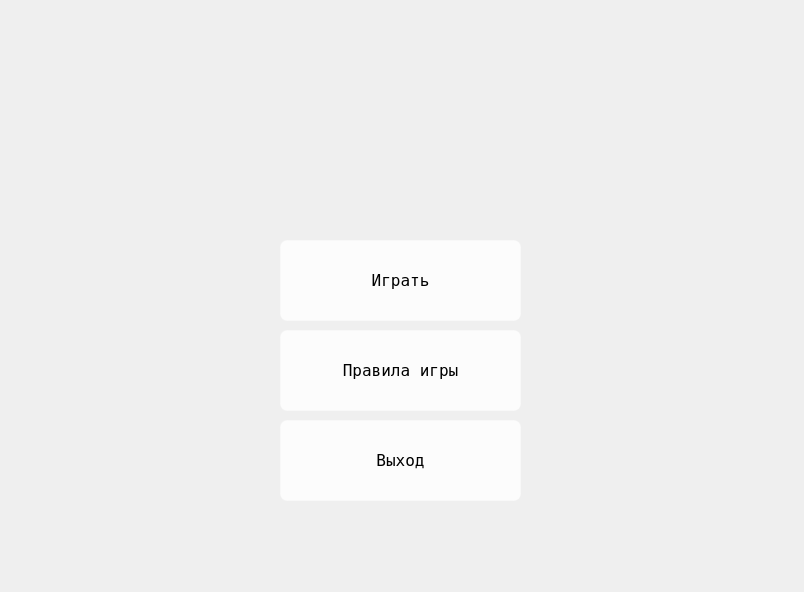
<?xml version="1.0" encoding="UTF-8"?>
<ui version="4.0">
 <class>MainWindow</class>
 <widget class="QMainWindow" name="MainWindow">
  <property name="geometry">
   <rect>
    <x>0</x>
    <y>0</y>
    <width>804</width>
    <height>592</height>
   </rect>
  </property>
  <property name="windowTitle">
   <string>Переливание</string>
  </property>
  <widget class="QWidget" name="centralwidget">
   <widget class="QPushButton" name="pushButton">
    <property name="geometry">
     <rect>
      <x>280</x>
      <y>240</y>
      <width>241</width>
      <height>81</height>
     </rect>
    </property>
    <property name="font">
     <font>
      <family>Fixedsys</family>
      <pointsize>12</pointsize>
      <weight>50</weight>
      <italic>false</italic>
      <bold>false</bold>
      <underline>false</underline>
      <strikeout>false</strikeout>
      <kerning>true</kerning>
     </font>
    </property>
    <property name="styleSheet">
     <string notr="true">QPushButton {
color: black;
background-color: rgba(255,255,255,200);
border: 1px solid rgba(255,255,255,70);
border-radius: 7px;
}
QPushButton:hover{
background-color: rgba(255,255,205,70);
}
QPushButton:pressed{
background-color: rgba(255,255,245,80);
}
</string>
    </property>
    <property name="text">
     <string>Играть</string>
    </property>
   </widget>
   <widget class="QPushButton" name="pushButton_2">
    <property name="geometry">
     <rect>
      <x>280</x>
      <y>330</y>
      <width>241</width>
      <height>81</height>
     </rect>
    </property>
    <property name="font">
     <font>
      <family>Fixedsys</family>
      <pointsize>12</pointsize>
     </font>
    </property>
    <property name="styleSheet">
     <string notr="true">QPushButton {
color: black;
background-color: rgba(255,255,255,200);
border: 1px solid rgba(255,255,255,70);
border-radius: 7px;
}
QPushButton:hover{
background-color: rgba(255,255,205,70);
}
QPushButton:pressed{
background-color: rgba(255,255,245,80);
}
</string>
    </property>
    <property name="text">
     <string>Правила игры</string>
    </property>
   </widget>
   <widget class="QLabel" name="label">
    <property name="geometry">
     <rect>
      <x>-6</x>
      <y>-5</y>
      <width>811</width>
      <height>611</height>
     </rect>
    </property>
    <property name="text">
     <string/>
    </property>
    <property name="pixmap">
     <pixmap>icons/b94371ba97483cbfa1643d7905f3b01b.jpg</pixmap>
    </property>
    <property name="scaledContents">
     <bool>true</bool>
    </property>
   </widget>
   <widget class="QPushButton" name="pushButton_3">
    <property name="geometry">
     <rect>
      <x>280</x>
      <y>420</y>
      <width>241</width>
      <height>81</height>
     </rect>
    </property>
    <property name="font">
     <font>
      <family>Fixedsys</family>
      <pointsize>12</pointsize>
     </font>
    </property>
    <property name="styleSheet">
     <string notr="true">QPushButton {
color: black;
background-color: rgba(255,255,255,200);
border: 1px solid rgba(255,255,255,70);
border-radius: 7px;
}
QPushButton:hover{
background-color: rgba(255,255,205,70);
}
QPushButton:pressed{
background-color: rgba(255,255,245,80);
}
</string>
    </property>
    <property name="text">
     <string>Выход</string>
    </property>
   </widget>
   <zorder>label</zorder>
   <zorder>pushButton</zorder>
   <zorder>pushButton_2</zorder>
   <zorder>pushButton_3</zorder>
  </widget>
 </widget>
 <resources>
  <include location="res_rc.qrc"/>
 </resources>
 <connections/>
</ui>
